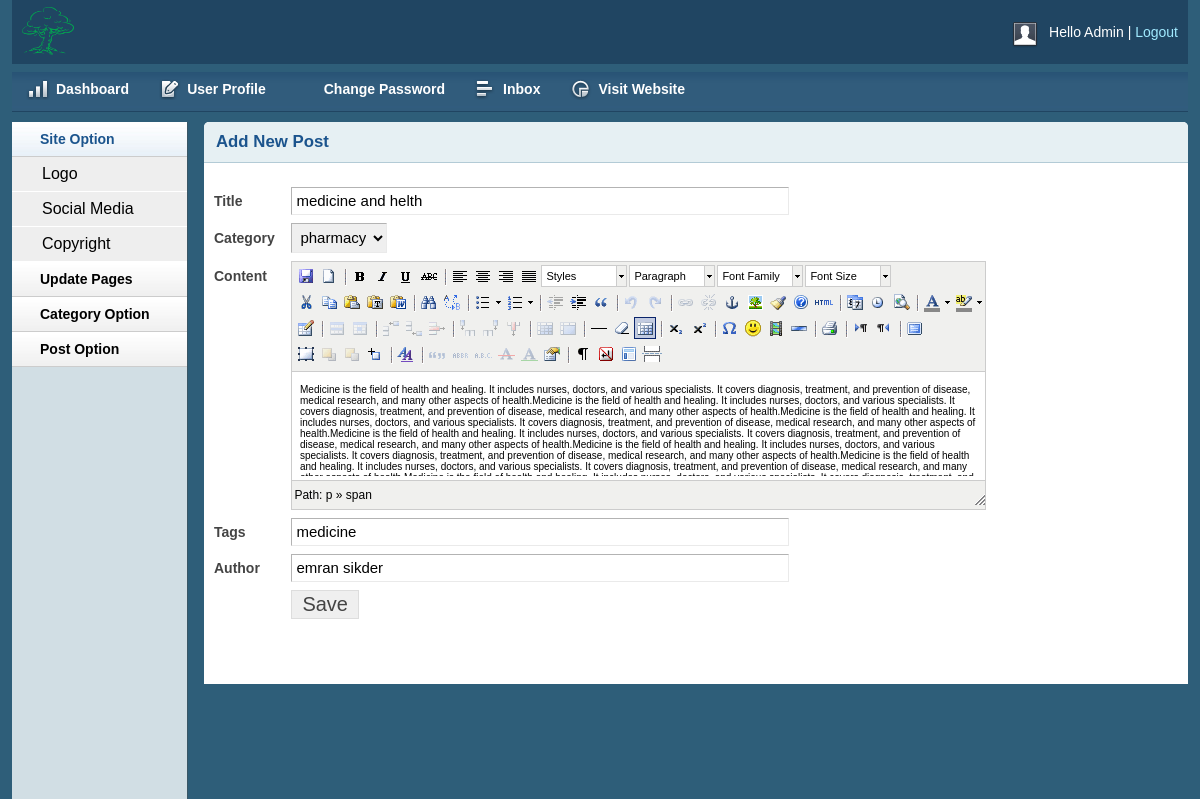
/admin/editpost.php?editid=3 (signed in), run on the app's committed database.
### tables this page shows
CREATE TABLE `tbl_post` (
  `id` int(11) NOT NULL,
  `cat` int(11) NOT NULL,
  `title` varchar(255) NOT NULL,
  `body` text NOT NULL,
  `author` varchar(50) NOT NULL,
  `tags` varchar(255) NOT NULL,
  `date` timestamp NOT NULL DEFAULT CURRENT_TIMESTAMP
);

CREATE TABLE `tbl_cat` (
  `id` int(11) NOT NULL,
  `name` varchar(60) NOT NULL
);

### database.php (called while the page is built, shortened)
<?php
Class Database{
	public $host   = DB_HOST;
	public $user   = DB_USER;
	public $pass   = DB_PASS;
	public $dbname = DB_NAME;
	public $link;
	private function connectDB(){
	$this->link = new mysqli($this->host, $this->user, $this->pass, $this->dbname);
 }
	public function select($query){
		$result = $this->link->query($query) or die($this->link->error.__LINE__);
		if($result->num_rows > 0){
			return $result;
		} else {
			return false;
		}
	}
}

### admin/editpost.php (the view, shortened to what this page needs)
<?php include "header.php";  ?>
    <?php
        if(!isset($_GET['editid']) || $_GET['editid']==NULL){
            header("Location:postlist.php");
        }else{
            $editid=$_GET['editid'];
        }
    ?>
        <div class="grid_10">
            <div class="box round first grid">
                <h2>Add New Post</h2>
                <div class="block">
                    <?php
                        $query="select * from tbl_post where id='$editid'";
                        $getpost=$db->select($query);
                        if($getpost){
                            while($postresult=$getpost->fetch_assoc()){
                     ?>
                 <form action="" method="post" enctype="multipart/form-data">
                    <table class="form">
                        <tr>
                            <td>
                                <label>Title</label>
                            </td>
                            <td>
                                <input type="text" name="title" value="<?php echo $postresult['title']; ?>"  class="medium" />
                            </td>
                        </tr>
                        <tr>
                            <td>
                                <label>Category</label>
                            </td>
                            <td>
                                <select id="select" name="cat">
                                    <?php
                                        $query="select * from tbl_cat";
                                        $cat=$db->select($query);
                                        while($result=$cat->fetch_assoc()){
                                     ?>
                                        <option
                                        <?php if($postresult['cat']==$result['id']){?>
                                            selected="selected"
                                        <?php }?> value="<?php echo $result['id']; ?>"><?php echo $result['name']; ?></option>
                                    <?php } ?>
                                </select>
                            </td>
                        </tr>
                        <tr>
                            <td style="vertical-align: top; padding-top: 9px;">
                                <label>Content</label>
                            </td>
                            <td>
                            </td>
                        </tr>
                        <tr>
                            <td>
                                <label>Tags</label>
                            </td>
                            <td>
                                <input type="text" name="tags" value="<?php echo $postresult['tags']; ?>" class="medium" />
                            </td>
                        </tr>
                        <tr>
                            <td>
                                <label>Author</label>
                            </td>
                            <td>
                                <input type="text" name="author" value="<?php echo $postresult['author']; ?>"  class="medium" />
                            </td>
                        </tr>
						<tr>
                            <td></td>
                            <td>
                                <input type="submit" name="submit" Value="Save" />
                            </td>
                        </tr>
                    </table>
                    </form>
                    <?php }} ?>
                </div>
            </div>
        </div>
    </div>
</body>
</html>

### admin/css/text.css (style rules this page uses)
body { font: 13px/1.5 Tahoma, Helvetica, Arial, 'Liberation Sans', FreeSans, sans-serif; }
h2 { font-size: 23px; }
p, dl, hr, h1, h2, h3, h4, h5, h6, ol, ul, pre, table, address, fieldset { margin-bottom: 20px; }

### admin/css/grid.css (style rules this page uses)
.grid_1, .grid_2, .grid_3, .grid_4, .grid_5, .grid_6, .grid_7, .grid_8, .grid_9, .grid_10, .grid_11, .grid_12, .grid_13, .grid_14, .grid_15, .grid_16 { display: inline; float: left; margin-left: 1%; margin-right: 1%; }
.container_12 .grid_10 { width: 81.333%; }

### admin/css/layout.css (style rules this page uses)
body { background: #fff none repeat scroll 0 0; color: #444; font-size: 14px; padding: 0; }
h1, h2, h3, h4, h5, h6 { line-height:1.2em; margin-bottom:.3em; }
h2 { margin-top:1em; }
.box { background:#fff; margin-bottom:20px; padding:10px 10px 10px 10px; margin-left:-8px; }
.box.grid { padding-bottom:40px; }
.box.round { -moz-border-radius: 5px 5px 0px 0px; -webkit-border-radius: 5px 5px 0px 0px; border-radius: 5px 5px 0px 0px; }
.box h2 { font-size:1.2em; font-weight:bold; color:#1B548D; background:#E6F0F3; margin:-10px -10px 0 -10px; padding:10px 12px; border-bottom:1px solid #B3CBD6; -moz-border-radius: 5px 5px 0px 0px; -webkit-border-radius: 5px 5px 0px 0px; border-radius: 5px 5px 0px 0px; }
.box.first { min-height: 406px; }
.block { padding-top:20px; }
table.form { width:100%; }
table.form td { padding:4px 0px; }
table.form label { font-weight:bold; }
table.form input, table.form select { font-size: 15px; padding: 4px 4px 5px 4px; border-top: 1px solid #b3b3b3; border-left: 1px solid #b3b3b3; border-right: 1px solid #eaeaea; border-bottom: 1px solid #eaeaea; }
table.form input[type="submit"] { border: 1px solid #ddd; color: #444; cursor: pointer; font-size: 20px; padding: 2px 10px; }
input.medium { width: 55%; }
.block { padding-bottom:1px; }

### admin/js/tiny-mce/themes/advanced/skins/default/content.css (style rules this page uses)
body, td, pre { color:#000; font-family:Verdana, Arial, Helvetica, sans-serif; font-size:10px; margin:8px; }
body { background:#FFF; }
h2 { font-size: 1.5em }
table, img, hr, .mceItemAnchor { cursor:default }
table td, table th { cursor:text }

### data on the page
tbl_post: title "medicine and helth", cat "pharmacy", tags "medicine", author "emran sikder"
